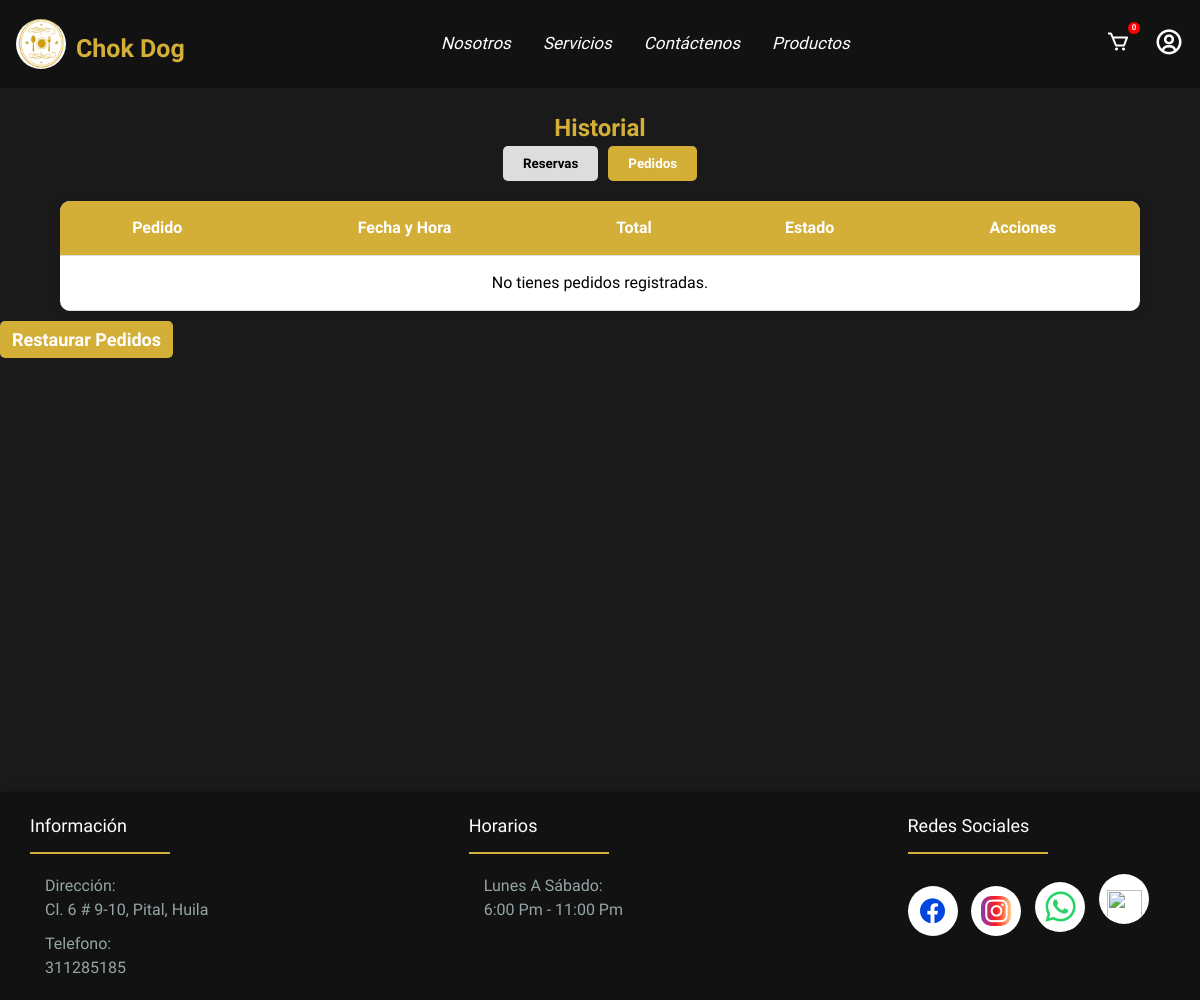
The page /historial (signed in) on the database as committed earlier.
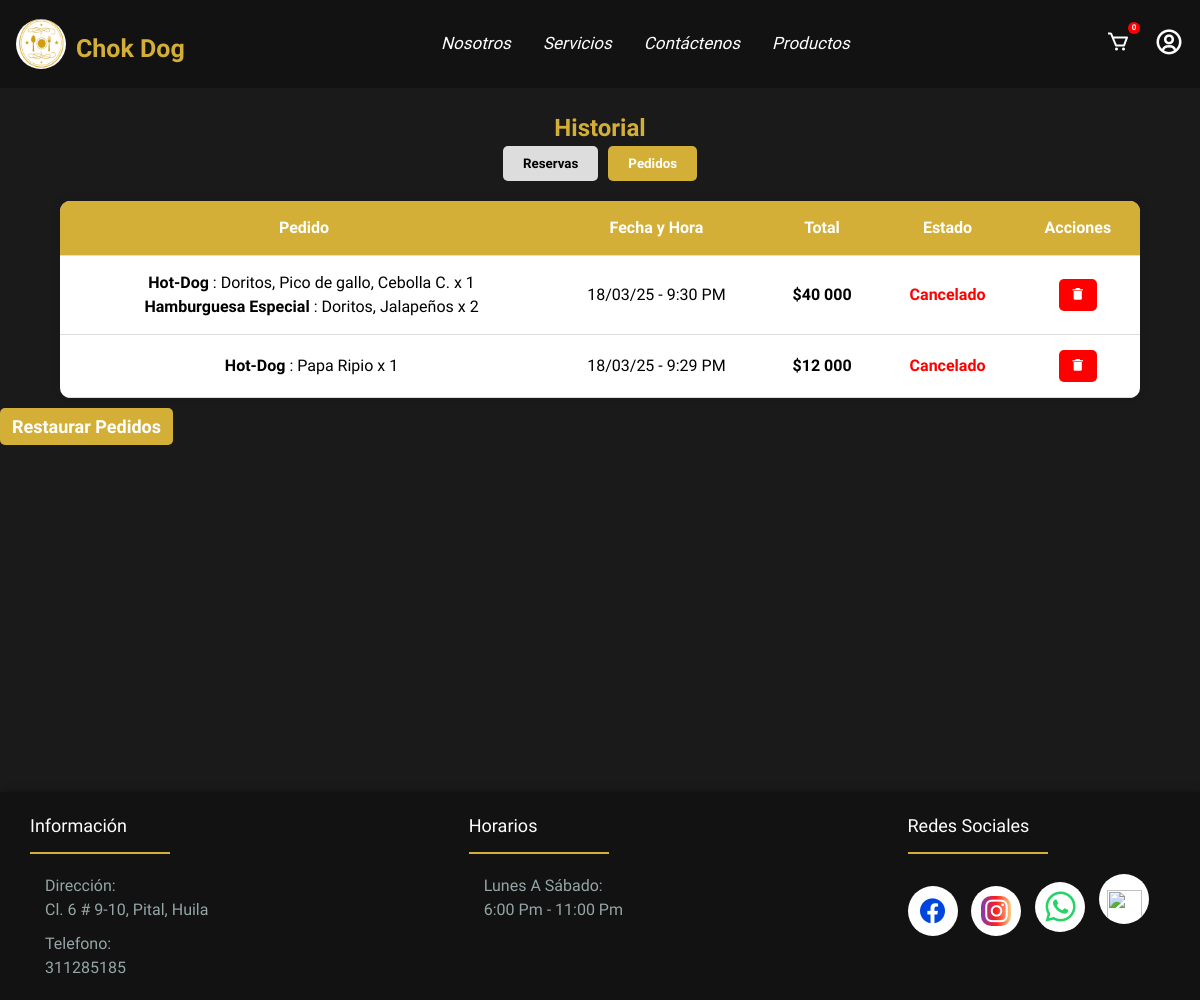
The same page on the database as committed later.
### comida/models.py (models this page shows, shortened)
class Pedido(models.Model):
    ESTADOS = [
        ('pendiente', 'Pendiente'),
        ('confirmado', 'Confirmado'),
        ("enviado", "Enviado"),
        ("entregado", "Entregado"),
        ("cancelado", "Cancelado"),
    ]
    METODOS_PAGO = [
        ('nequi', 'Nequi'),
        ('daviplata', 'Daviplata'),
        ('contra_entrega', 'Contra Entrega'),  # 🔹 Agregado correctamente
    ]
    usuario = models.ForeignKey(User, on_delete=models.SET_NULL, null=True, blank=True)
    nombre = models.CharField(max_length=255)
    email = models.EmailField()
    telefono = models.CharField(max_length=15)
    metodo_pago = models.CharField(max_length=50, choices=METODOS_PAGO)
    comprobante = models.ImageField(upload_to="comprobantes/", null=True, blank=True)
    productos = models.JSONField()  # Se almacenará como JSON con los productos y cantidades
    total = models.DecimalField(max_digits=10, decimal_places=0)
    fecha = models.DateTimeField(auto_now_add=True)
    direccion = models.CharField(max_length=255)
    fecha_pedido = models.DateTimeField(default=now)
    estado = models.CharField(max_length=20, choices=ESTADOS, default='pendiente')

### comida/views.py (the view)
# urls.py: path('historial', views.historial, name='historial'),
def historial(request):
    pedidos = []
    reservas = []
    if request.user.is_authenticated:
        pedidos = Pedido.objects.filter(usuario=request.user).order_by('-fecha')
        reservas = Reserva.objects.filter(usuario=request.user).order_by('-fecha')
        for pedido in pedidos:
            pedido.estado_display = pedido.get_estado_display()
            pedido.productos = json.loads(pedido.productos) if isinstance(pedido.productos, str) else pedido.productos
    return render(request, "historial.html", {"pedidos": pedidos, "reservas": reservas})

### comida/templates/historial.html (shortened to what this page needs)
{% extends 'base.html' %}
{% load static %}
{% load humanize %}
{% block content %}
    <link rel="stylesheet" href="{% static 'historial.css' %}">
    <div class="historial">
        <h2>Historial</h2>
        <div class="tab-container">
            <button class="tab" onclick="showTab('reservas')">Reservas</button>
            <button class="tab active" onclick="showTab('compras')">Pedidos</button>
        </div>
        <div id="compras" class="content">
            <table>
                <thead>
                    <tr>
                        <th>Pedido</th>
                        <th>Fecha y Hora</th>
                        <th>Total</th>
                        <th>Estado</th>
                        <th>Acciones</th>
                    </tr>
                </thead>
                <tbody>
                    {% for pedido in pedidos %}
                    <tr id="pedido-{{ pedido.id }}">
                        <td>
                            <ul>
                                {% for producto in pedido.productos %}
                                <li>
                                    <strong>{{ producto.nombre }}</strong>
                                    {% if producto.ingredientes and producto.ingredientes|length > 0 %}
                                    : {{ producto.ingredientes|join:", " }}
                                    {% endif %}
                                    x {{ producto.cantidad }}
                                </li>
                                {% endfor %}
                            </ul>
                        </td>
                        <td>{{ pedido.fecha|date:"d/m/y - g:i A" }}</td>
                        <td><strong>${{ pedido.total|intcomma }}</strong></td>
                        <td class="estado-{{ pedido.estado }}">{{ pedido.get_estado_display }}</td>
                        <td>
                            <button class="btn delete" onclick="confirmarEliminacionPedido('{{ pedido.id }}')"><i class='bx bxs-trash-alt'></i></button>
                        </td>
                    </tr>
                    {% empty %}
                    <tr>
                        <td colspan="6">No tienes pedidos registradas.</td>
                    </tr>
                    {% endfor %}
                </tbody>
            </table>
            <button class="rest" onclick="restaurarPedidos()">Restaurar Pedidos</button>
        </div>
    </div>
{% endblock %}

Rows that differ between the two databases and show on the page:
added Pedido: nombre "Hot-Dog" "Hamburguesa Especial", ingredientes "Doritos, Pico de gallo, Cebolla C." "Doritos, Jalapeños", cantidad "1" "2", fecha "18/03/25 - 9:30 PM", total "40 000", estado "Cancelado"
added Pedido: nombre "Hot-Dog", ingredientes "Papa Ripio", cantidad "1", fecha "18/03/25 - 9:29 PM", total "12 000", estado "Cancelado"
Other text that changed with them:
text no longer shown: "No tienes pedidos registradas."
